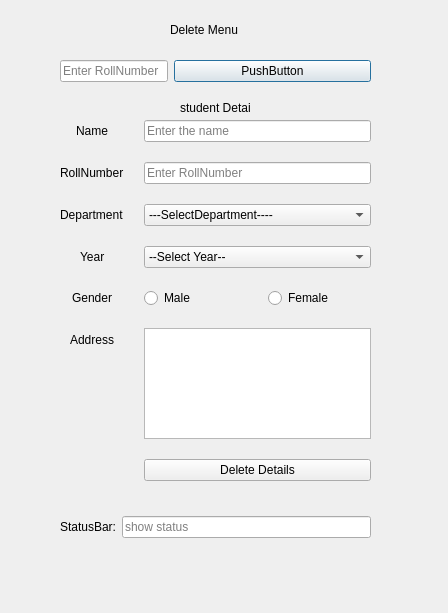
<?xml version="1.0" encoding="UTF-8"?>
<ui version="4.0">
 <class>Dialog</class>
 <widget class="QDialog" name="Dialog">
  <property name="geometry">
   <rect>
    <x>0</x>
    <y>0</y>
    <width>448</width>
    <height>613</height>
   </rect>
  </property>
  <property name="windowTitle">
   <string>Dialog</string>
  </property>
  <widget class="QLabel" name="label">
   <property name="geometry">
    <rect>
     <x>170</x>
     <y>20</y>
     <width>131</width>
     <height>20</height>
    </rect>
   </property>
   <property name="text">
    <string>Delete Menu</string>
   </property>
  </widget>
  <widget class="QWidget" name="formLayoutWidget">
   <property name="geometry">
    <rect>
     <x>60</x>
     <y>60</y>
     <width>311</width>
     <height>31</height>
    </rect>
   </property>
   <layout class="QFormLayout" name="formLayout">
    <property name="fieldGrowthPolicy">
     <enum>QFormLayout::AllNonFixedFieldsGrow</enum>
    </property>
    <property name="bottomMargin">
     <number>0</number>
    </property>
    <item row="0" column="0">
     <widget class="QLineEdit" name="lineEdit">
      <property name="placeholderText">
       <string>Enter RollNumber</string>
      </property>
     </widget>
    </item>
    <item row="0" column="1">
     <widget class="QPushButton" name="pushButton">
      <property name="text">
       <string>PushButton</string>
      </property>
     </widget>
    </item>
   </layout>
  </widget>
  <widget class="QWidget" name="layoutWidget">
   <property name="geometry">
    <rect>
     <x>60</x>
     <y>497</y>
     <width>311</width>
     <height>61</height>
    </rect>
   </property>
   <layout class="QFormLayout" name="formLayout_3">
    <item row="0" column="0">
     <widget class="QLabel" name="label_8">
      <property name="acceptDrops">
       <bool>false</bool>
      </property>
      <property name="lineWidth">
       <number>0</number>
      </property>
      <property name="text">
       <string>StatusBar:</string>
      </property>
     </widget>
    </item>
    <item row="0" column="1">
     <widget class="QLineEdit" name="lineEdit_2">
      <property name="sizePolicy">
       <sizepolicy hsizetype="Minimum" vsizetype="Maximum">
        <horstretch>110</horstretch>
        <verstretch>3</verstretch>
       </sizepolicy>
      </property>
      <property name="readOnly">
       <bool>true</bool>
      </property>
      <property name="placeholderText">
       <string>show status  </string>
      </property>
     </widget>
    </item>
   </layout>
  </widget>
  <widget class="QLabel" name="label_2">
   <property name="geometry">
    <rect>
     <x>180</x>
     <y>100</y>
     <width>71</width>
     <height>16</height>
    </rect>
   </property>
   <property name="text">
    <string>student Details</string>
   </property>
  </widget>
  <widget class="QWidget" name="formLayoutWidget_2">
   <property name="geometry">
    <rect>
     <x>60</x>
     <y>120</y>
     <width>311</width>
     <height>361</height>
    </rect>
   </property>
   <layout class="QFormLayout" name="formLayout_2">
    <property name="labelAlignment">
     <set>Qt::AlignCenter</set>
    </property>
    <property name="horizontalSpacing">
     <number>20</number>
    </property>
    <property name="verticalSpacing">
     <number>20</number>
    </property>
    <item row="0" column="0">
     <widget class="QLabel" name="label_3">
      <property name="sizeIncrement">
       <size>
        <width>10</width>
        <height>10</height>
       </size>
      </property>
      <property name="text">
       <string>Name</string>
      </property>
     </widget>
    </item>
    <item row="0" column="1">
     <widget class="QLineEdit" name="lineEdit_3">
      <property name="sizePolicy">
       <sizepolicy hsizetype="Expanding" vsizetype="Fixed">
        <horstretch>0</horstretch>
        <verstretch>3</verstretch>
       </sizepolicy>
      </property>
      <property name="placeholderText">
       <string>Enter the name</string>
      </property>
     </widget>
    </item>
    <item row="2" column="0">
     <widget class="QLabel" name="label_4">
      <property name="text">
       <string>Department</string>
      </property>
     </widget>
    </item>
    <item row="3" column="0">
     <widget class="QLabel" name="label_5">
      <property name="text">
       <string>Year</string>
      </property>
     </widget>
    </item>
    <item row="5" column="0">
     <widget class="QLabel" name="label_6">
      <property name="text">
       <string>Gender</string>
      </property>
     </widget>
    </item>
    <item row="5" column="1">
     <layout class="QHBoxLayout" name="horizontalLayout_2">
      <item>
       <widget class="QRadioButton" name="radioButton">
        <property name="text">
         <string>Male</string>
        </property>
       </widget>
      </item>
      <item>
       <widget class="QRadioButton" name="radioButton_2">
        <property name="text">
         <string>Female</string>
        </property>
       </widget>
      </item>
     </layout>
    </item>
    <item row="6" column="0">
     <widget class="QLabel" name="label_7">
      <property name="text">
       <string>Address</string>
      </property>
     </widget>
    </item>
    <item row="6" column="1">
     <widget class="QTextEdit" name="textEdit"/>
    </item>
    <item row="7" column="0">
     <layout class="QHBoxLayout" name="horizontalLayout"/>
    </item>
    <item row="7" column="1">
     <widget class="QPushButton" name="pushButton_2">
      <property name="text">
       <string>Delete Details</string>
      </property>
     </widget>
    </item>
    <item row="2" column="1">
     <widget class="QComboBox" name="comboBox">
      <item>
       <property name="text">
        <string>---SelectDepartment----</string>
       </property>
      </item>
      <item>
       <property name="text">
        <string>Computer Science</string>
       </property>
      </item>
      <item>
       <property name="text">
        <string>Mechcanical</string>
       </property>
      </item>
      <item>
       <property name="text">
        <string>Electranics and Electrical </string>
       </property>
      </item>
      <item>
       <property name="text">
        <string>Elecronic and communication </string>
       </property>
      </item>
      <item>
       <property name="text">
        <string>Mechtronics</string>
       </property>
      </item>
      <item>
       <property name="text">
        <string>Information Tecnology</string>
       </property>
      </item>
      <item>
       <property name="text">
        <string>Textile </string>
       </property>
      </item>
      <item>
       <property name="text">
        <string>Aeronatical</string>
       </property>
      </item>
     </widget>
    </item>
    <item row="3" column="1">
     <widget class="QComboBox" name="comboBox_2">
      <item>
       <property name="text">
        <string>--Select Year--</string>
       </property>
      </item>
      <item>
       <property name="text">
        <string>First </string>
       </property>
      </item>
      <item>
       <property name="text">
        <string>Second</string>
       </property>
      </item>
      <item>
       <property name="text">
        <string>Third</string>
       </property>
      </item>
      <item>
       <property name="text">
        <string>Final</string>
       </property>
      </item>
     </widget>
    </item>
    <item row="1" column="0">
     <widget class="QLabel" name="label_9">
      <property name="text">
       <string>RollNumber</string>
      </property>
     </widget>
    </item>
    <item row="1" column="1">
     <widget class="QLineEdit" name="lineEdit_4">
      <property name="placeholderText">
       <string>Enter RollNumber</string>
      </property>
     </widget>
    </item>
   </layout>
  </widget>
 </widget>
 <resources/>
 <connections/>
</ui>
